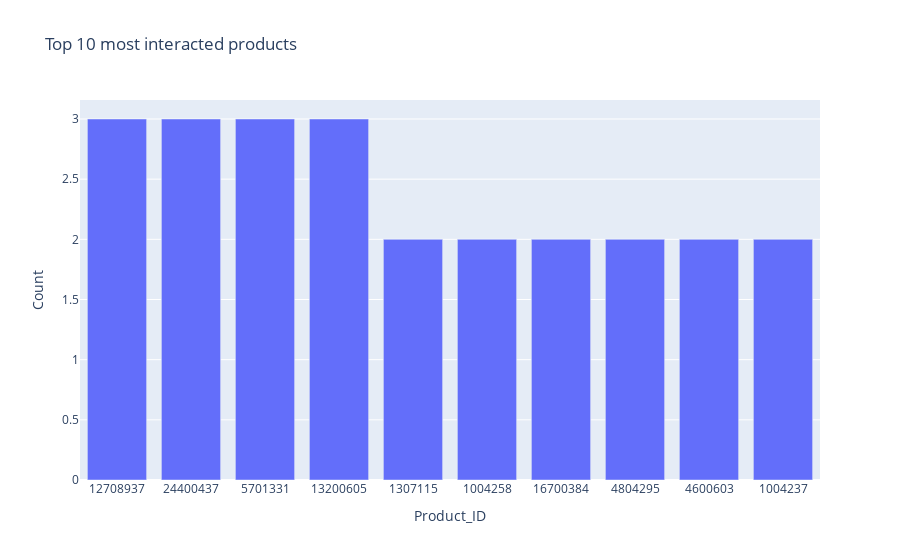

Notebook code cell kept with this figure:
### Markdown cell above
### product_id
The product_id is the unique identificator for a product. As you can see in the overview, there are ... unique product_ids in the datasets Oct-2019 and Nov-2019, the users have interacted with.

### Code cell
sdf_count_per_product_id = spark.sql("SELECT DISTINCT(product_id) AS Product_ID, \
                                                COUNT(product_id) AS Count \
                                        FROM Data \
                                        GROUP BY product_id \
                                        ORDER BY Count DESC")
px.bar(sdf_count_per_product_id.limit(10).toPandas(), x='Product_ID', y='Count', title="Top 10 most interacted products")

### Figure 1 — Plotly figure (JSON) as saved in the notebook; plotly's stock layout.template omitted (floating-point values rounded to 4 significant figures)
{"data": [{"alignmentgroup": "True", "hovertemplate": "Product_ID=%{x}<br>Count=%{y}<extra></extra>", "legendgroup": "", "marker": {"color": "#636efa"}, "name": "", "offsetgroup": "", "orientation": "v", "showlegend": false, "textposition": "auto", "type": "bar", "x": ["12708937", "24400437", "5701331", "13200605", "1307115", "1004258", "16700384", "4804295", "4600603", "1004237"], "xaxis": "x", "y": [3, 3, 3, 3, 2, 2, 2, 2, 2, 2], "yaxis": "y"}], "layout": {"barmode": "relative", "legend": {"tracegroupgap": 0}, "title": {"text": "Top 10 most interacted products"}, "xaxis": {"anchor": "y", "domain": [0, 1], "title": {"text": "Product_ID"}}, "yaxis": {"anchor": "x", "domain": [0, 1], "title": {"text": "Count"}}}}
